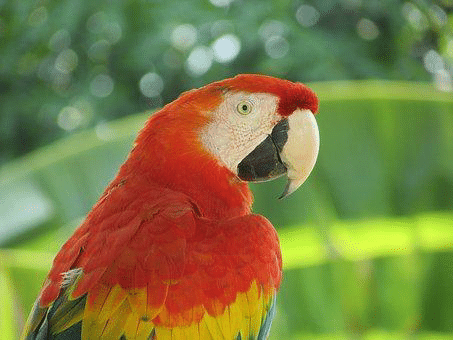
#> input picture images/parrot.png, 453 x 340 px
$ python main.py
#> lines starting #> are read from the running program, lines starting #| are printed output that depends on the picture
import numpy as np
import cv2

image = cv2.imread('images/parrot.png')
#> image is the input picture: shape (340, 453, 3); mean B, G, R 68.7, 124.5, 125.6

image_crop = image[0:300,0:400] # height x width

image_resize = cv2.resize(image, (500,200)) # width x height
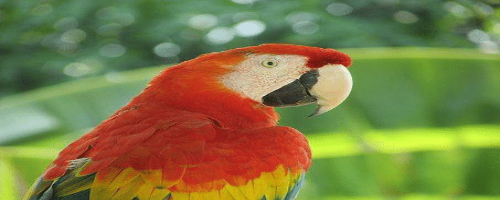
#> image_resize: shape (200, 500, 3); mean B, G, R 68.6, 124.4, 125.5

image_flip = cv2.flip(image, 0)
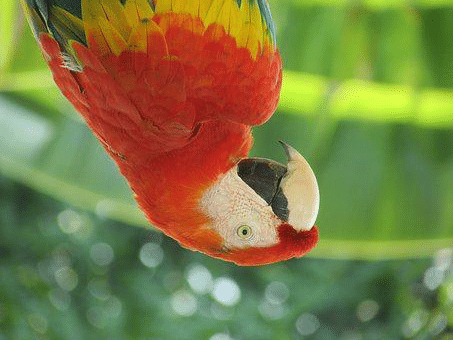
#> image_flip: shape (340, 453, 3); mean B, G, R 68.7, 124.5, 125.6
# -1 flips it both vertically and horizontally
# 1 flips it horizontally
# 0 flips it vertically
image_rgbToGrayScale = cv2.cvtColor(image, cv2.COLOR_BGR2GRAY)


image_inBlueGrayed = image[:,:,0]
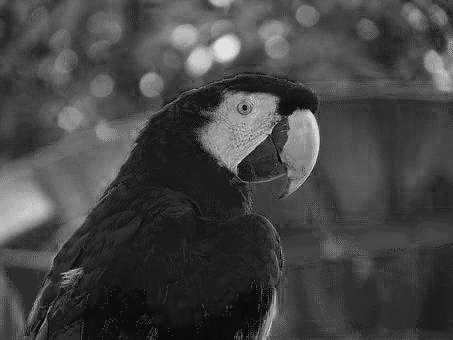
#> image_inBlueGrayed: shape (340, 453); min 9, max 225, mean 68.7
image_inGreenGrayed = image[:,:,1]
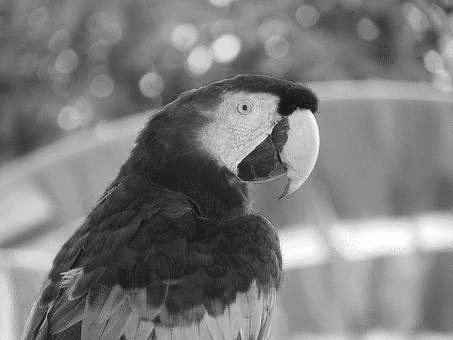
#> image_inGreenGrayed: shape (340, 453); min 22, max 254, mean 124.5
image_inRedGrayed = image[:,:,2]
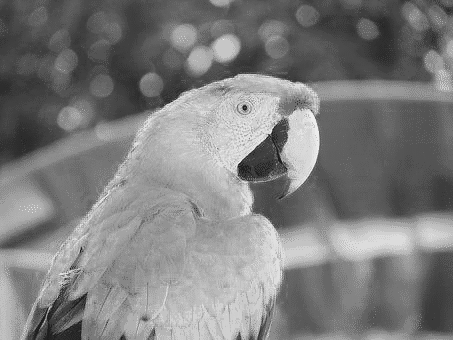
#> image_inRedGrayed: shape (340, 453); min 30, max 237, mean 125.6


# [6 lines of commented-out code are left out]

stacked_image = np.hstack((image_inBlueGrayed, image_inGreenGrayed, image_inRedGrayed))
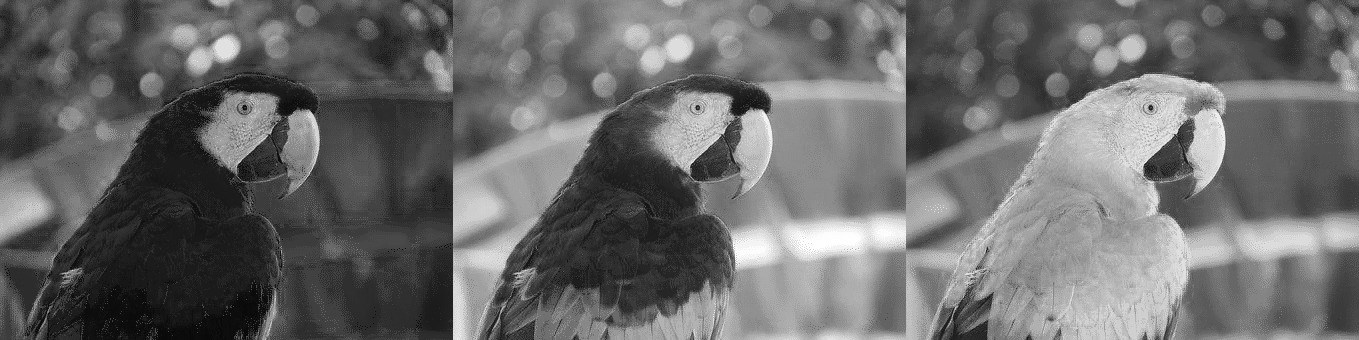
#> stacked_image: shape (340, 1359); min 9, max 254, mean 106.3
# cv2.imwrite("parrot-stack.png",stacked_image)


created_image =np.zeros((512,512,3))
# Rectagle
rectangle = cv2.rectangle(created_image,pt1=(100,200),pt2=(200,400),color=(255,0,0), thickness=-1)
# pt1=(from left, from above) mean, x , y. y in reverse (from above to bottom)

# thickness=-1 filled
# thickness=3 bordered

# Circle
cv2.circle(created_image,(100,100), radius=30, color= (0,0,255), thickness=10)
cv2.circle(created_image,(200,100), radius=30, color= (0,0,255), thickness=10)
# Line
cv2.line(created_image, pt1=(0,512), pt2=(512,0), color=(255,255,0), thickness=4)

cv2.line(created_image, pt1=(60,160), pt2=(250,160), color=(255,255,0), thickness=4)
# Text
cv2.putText(created_image,text="Hi,Bro", org=(300,300), fontFace=cv2.FONT_HERSHEY_COMPLEX, fontScale=1, color=(255,0,244))
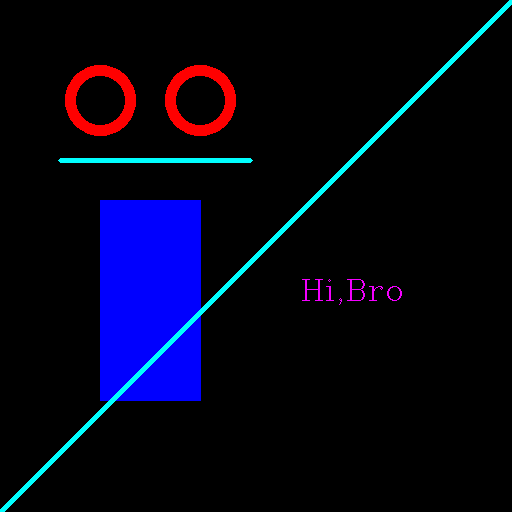
#> created_image: shape (512, 512, 3) float64; mean of channels 0, 1, 2 23.9, 4.4, 4.4; drawn as B, G, R
# Triangle


cv2.imshow('window',created_image)
cv2.waitKey(5000)
